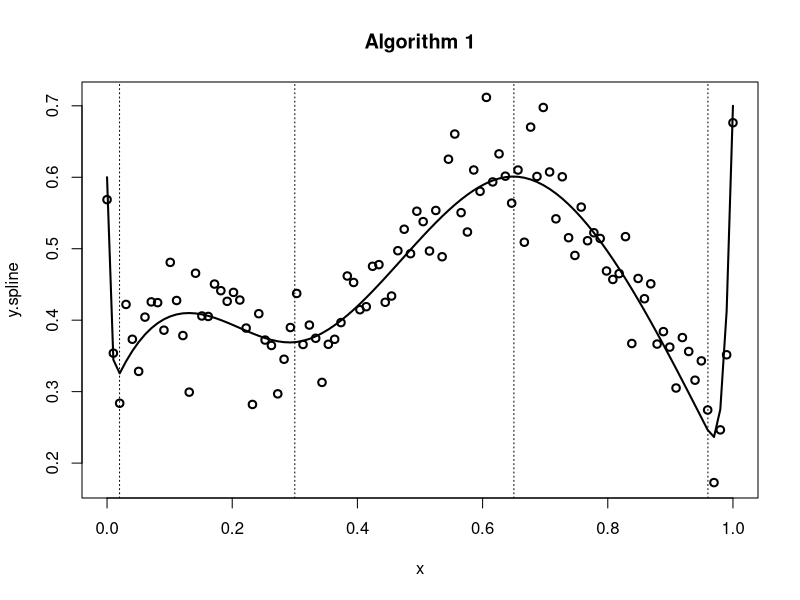
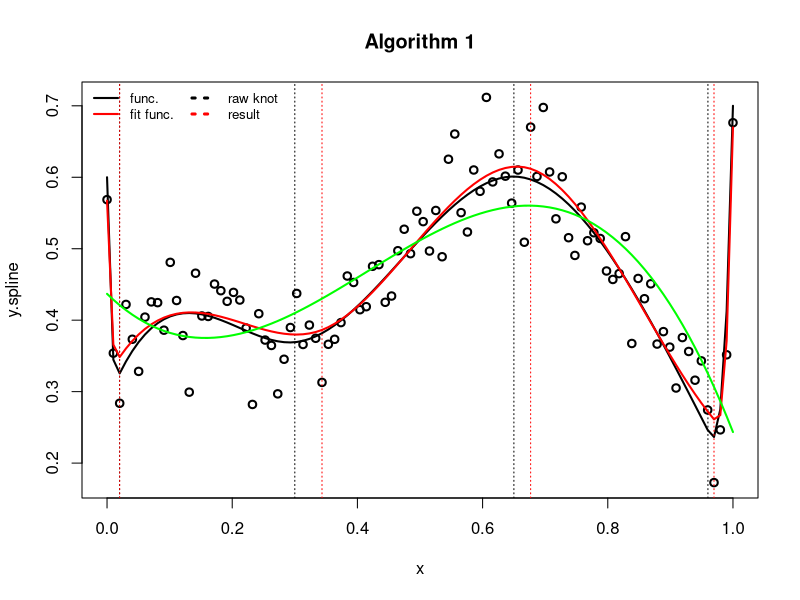

The R source for these figures, in order:
library(splines)
library(data.table)
library(foreach)

#Algorithm 1.
Algorithm1 <- function(data,J){
  coe_alpha <- function(data, order=2){
    coe <- lm(y.spline~x, data)$coe
    return(coe)
  }
  
  coe_sigma <- function(data1, data2, order=2){
    cov1 <- summary(lm(y.spline~x, data1))$cov 
    cov2 <- summary(lm(y.spline~x, data2))$cov
    if((nrow(cov1)!=2)|(nrow(cov2)!=2)){
      sigma <- matrix(0, 2, 2)
    }else{
      sigma <- matrix(cov1+cov2, 2, 2)
    }
    return(sigma)
    
    sigma <- matrix(cov1+cov2, order, order)
    return(sigma)
  }

  phi_test <- function(data, knot, delta, order=2){
    data1 <- subset(data,(x>=(knot-delta))&(x<=knot))
    data2 <- subset(data,(x<=(knot+delta))&(x>=knot))
    
    if ((nrow(data1)>1)&(nrow(data2)>1)){
      D <- coe_alpha(data1, order)-coe_alpha(data2, order)
      S <- coe_sigma(data1, data2, order)
      sigma_hat <- median(abs(data$y.spline[-1]-data$y.spline[-length(data$y.spline)]))/(0.6745*sqrt(2))
      W <- (1/sigma_hat^2)*t(D)%*%solve(S)%*%D
      
      p_value <- pchisq(W, order, lower.tail = F)
    
    }else{
      p_value <- NA
    }
    
    return(p_value)
    #return(list(W,p_value))
  }

  Sj <- NULL
  bic <- NULL
  for(j in 1:J){
    delta <- 1/2^j
    set_T <- foreach (i = 1:n, .combine='rbind') %do% {
      phi_test(data, data$x[i], delta, order=2)
    }
    
    tmp <- data.frame(x, set_T)
    potential <- subset(tmp, set_T<0.05)
    
    S <- NULL
    SS <- NULL
    while(nrow(potential)!=0){
      xi <- which.min(potential$set_T)
      S <- potential[xi,]$x
      potential <- subset(potential, (x<=(potential[xi,]$x-delta))|(x>=(potential[xi,]$x+delta)))
      SS <- c(S, SS)
      #print(S)
    }
    Sj[[j]] <- list(c(j, delta), SS)
    #print(Sj)
    #print(Sj[[j]][[2]])
    if (is.null(Sj[[j]][[2]])==FALSE){
      fit <- lm(y.spline~bs(x, df = NULL, degree=3, knots=Sj[[j]][[2]]), data)
      k <- length(Sj[[j]][[2]])
      rss <- sum(fit$residuals^2)
      bic[[j]] <- n*log(rss/n)+k*log(n)
      
    }else{
      bic[[j]] <- NA
    }
  }
  #Sj
  #bic
  return(Sj[[which.min(bic)]])
}

#result_a1 <- Sj[[which.min(bic)]][[2]]
#abline(v=result_a1, col="red", lty=3)
#result <- Algorithm1(data, 7)[[2]]

#fit
fit_Algorithm1 <- function(data_e0,data){
  plot(data,lwd=2,main="Algorithm 1")
  lines(data_e0, lwd=2)
  abline(v=knot, lty=3)
  
  result <- Algorithm1(data, 7)[[2]]
  abline(v=result, col="red", lty=3)
  fit <- lm(y.spline~bs(x, knots=result, degree=order),data)
  lines(x, predict(fit), type="l", col="red" ,lwd=2)
  
  fit_0knot <- lm(y.spline~bs(x, knots=NULL, degree=order),data)
  lines(x, predict(fit_0knot), type="l", col="green" ,lwd=2)
  legend("topleft",ncol=2, col=c("black","red","black","red"), lwd=c(2,2,3,3) ,lty=c(1,1,3,3), legend=c("func.","fit func.","raw knot","result"), cex=0.8, bty="n")
  
  #summary knot
  #list(raw=sort(knot),result=sort(result))
  
  #MSE
  mse <- sum((predict(fit)-data$y.spline)^2)/n
  return(mse)
}

#init.
set.seed(1)
n <- 100
order <- 3
x <- seq(0, 1, length.out=n)
e <- rnorm(n ,0, 0.05)

#generate data
raw_data <- function(x, knot, order, alpha, e) {
  basis <- bs(x=x, knots=knot, degree=order, Boundary.knots=c(0,1),intercept=TRUE)
  y.spline <- basis%*%alpha + e
  dt <- data.table(x, y.spline=as.vector(y.spline))
  return(dt)
}

knot <- c(0.02, 0.3, 0.65, 0.96)
alpha <- c(0.6, 0.3, 0.5, 0.2, 0.8, 0.4, 0.2, 0.7)
data_e0 <- raw_data(x, knot, order, alpha, e=0)
data <- raw_data(x, knot, order, alpha, e)

plot(data,lwd=2,main="Algorithm 1")
lines(data_e0, lwd=2)
abline(v=knot, lty=3)

fit_Algorithm1(data_e0, data)

